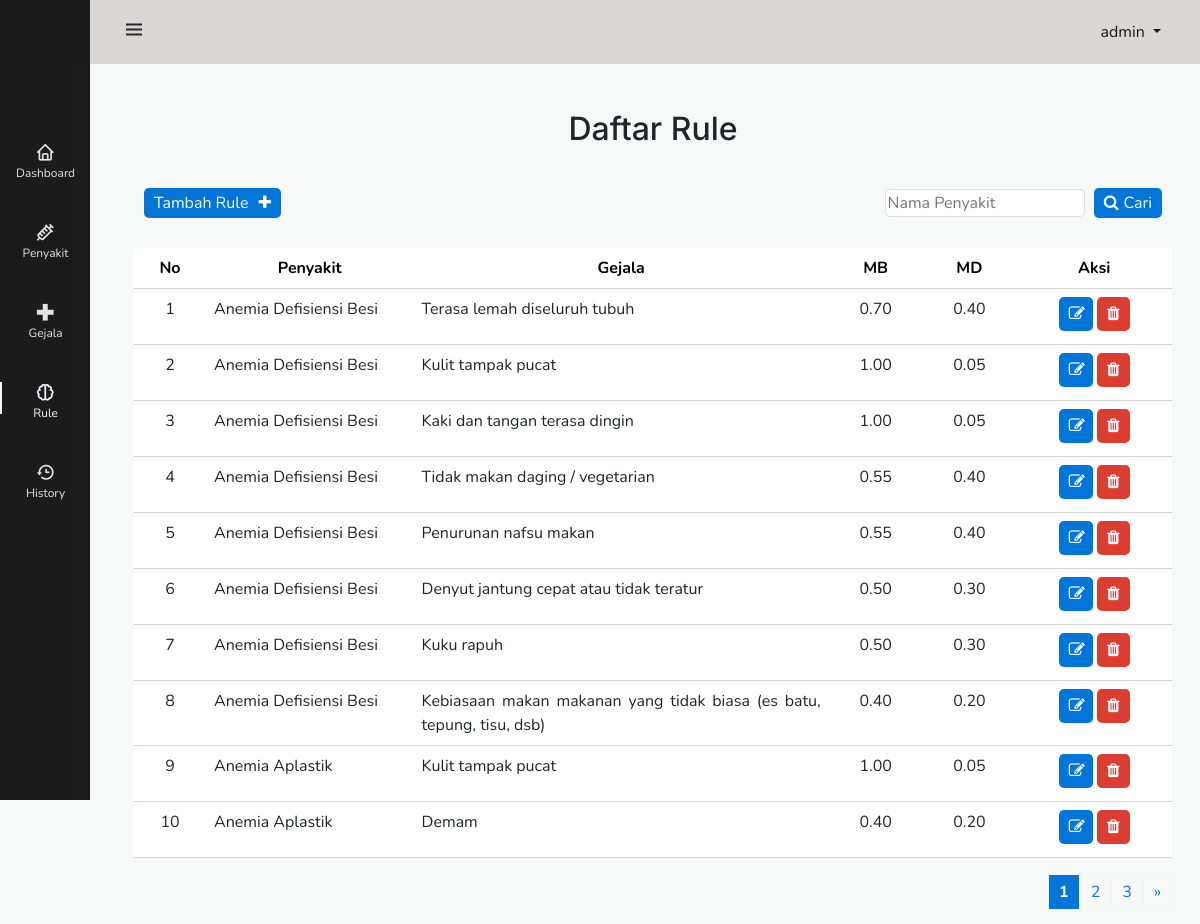
The app's page /skripsi-anemia/Admin/rule/DisplayRule.php (signed in) with its own data.
### tables this page shows
CREATE TABLE `tbl_rule` (
  `id_rule` int(11) NOT NULL,
  `id_penyakit` int(11) NOT NULL,
  `id_gejala` int(11) NOT NULL,
  `mb` double(11,2) NOT NULL,
  `md` double(11,2) NOT NULL
);

CREATE TABLE `tbl_penyakit` (
  `id_penyakit` int(11) NOT NULL,
  `nama_penyakit` varchar(255) NOT NULL,
  `srn_penyakit` varchar(1000) NOT NULL
);

CREATE TABLE `tbl_gejala` (
  `id_gejala` int(11) NOT NULL,
  `nama_gejala` varchar(255) NOT NULL
);

### skripsi-anemia/Admin/rule/DisplayRule.php (the view, shortened to what this page needs)
<?php
include '../../connect.php';
if(isset($_POST['tombolcari'])){
    $cari = $_POST['cari'];
    $_SESSION['cari'] = $cari;
}elseif (!isset($_SESSION['cari'])){
    $cari = '';
}else{
    $cari = $_SESSION['cari'];
}
?>
<!doctype html>
<html lang="en">
  <head>
    <link href="https://cdn.jsdelivr.net/npm/bootstrap@5.3.0-alpha1/dist/css/bootstrap.min.css" rel="stylesheet">
    <link rel="stylesheet" href="https://cdnjs.cloudflare.com/ajax/libs/font-awesome/4.7.0/css/font-awesome.min.css">
    <link href="../../assets/css/admin.css" rel="stylesheet">
  </head>
  <body>
    <?php include("../sidebar.php");?>
    <div class="container">
    <h1 class="judul">Daftar Rule</h1>
        <div class="searchAndRule">
        <button id="rule_btn"><a href="AddRule.php" style="color:white;">Tambah Rule<i class="fa fa-plus" style="margin-left:10px"></i></a></button>
            <div class="search_rule" style="float:right">
            <form method="POST" action="DisplayRule.php">
                    <input type="text" name="cari" placeholder="Nama Penyakit" autofocus value="<?php echo $cari; ?>">
                    <button id="cari_btn" type="submit" name="tombolcari"><i class="fa fa-search" aria-hidden="true" style="margin-right:5px"></i>Cari</button>
            </form>
            </div>
        </div>
    <div style="overflow-x:auto;">
    <table class="table">
  <thead>
    <tr>
      <th scope="col">No</th>
      <th scope="col" style="width:20%">Penyakit</th>
      <th scope="col" style="width:40%">Gejala</th>
      <th scope="col">MB</th>
      <th scope="col">MD</th>
      <th scope="col" style="width:15%">Aksi</th>
    </tr>
  </thead>
  <tbody>
    <?php
    $ambildata = mysqli_query($con,"Select * from tbl_rule rl, tbl_penyakit p, tbl_gejala g where rl.id_penyakit=p.id_penyakit AND rl.id_gejala=g.id_gejala AND p.nama_penyakit LIKE '%$cari%'");
    $jumlahData = 10;
    $totalData = mysqli_num_rows($ambildata);
    $jumlahPagination = ceil($totalData / $jumlahData);
    if(isset($_GET['halaman'])){
        $halamanAktif = $_GET['halaman'];
    }else{
        $halamanAktif=1;
    }
    $dataAwal = ($halamanAktif * $jumlahData) - $jumlahData;
    $jumlahLink=2;
    if($halamanAktif > $jumlahLink){
        $start_number = $halamanAktif - $jumlahLink;
    }else{
        $start_number = 1;
    }
    if($halamanAktif < ($jumlahPagination - $jumlahLink)){
        $end_number = $halamanAktif + $jumlahLink;
    }else{
        $end_number = $jumlahPagination;
    }
    $ambildata_perhalaman = mysqli_query($con,"Select * from tbl_rule rl, tbl_penyakit p, tbl_gejala g where rl.id_penyakit=p.id_penyakit AND rl.id_gejala=g.id_gejala AND p.nama_penyakit LIKE '%$cari%' LIMIT $dataAwal, $jumlahData");
    $nomor = 0 + $dataAwal;
    if($ambildata_perhalaman){
        while($row=mysqli_fetch_assoc($ambildata_perhalaman)){
            $nomor++;
            $id=$row['id_rule'];
            $penyakit=$row['nama_penyakit'];
            $gejala =$row['nama_gejala'];
            $MB =$row['mb'];
            $MD =$row['md'];
            echo '<tr>
                    <td scope="row" style="text-align: center;">'.$nomor.'</td>
                    <td>'.$penyakit.'</td>
                    <td>'.$gejala.'</td>
                    <td style="text-align: center;">'.$MB.'</td>
                    <td style="text-align: center;">'.$MD.'</td>
                    <td style="text-align: center;">
                    <button id="update"><a href="UpdateRule.php?ruleid='.$id.'"  style="text-decoration: none"><i class="fa fa-edit"></i></a></button>
                    <button id="delete"><a href="DeleteRule.php?ruleid='.$id.'"  style="text-decoration: none"><i class="fa fa-trash" aria-hidden="true"></i></a></button>
                    </td>
                 </tr>';
        }
    }
    ?>
  </tbody>
</table>
</div>
<div class="pagination" style="float:right;">
    <?php for($i=$start_number; $i <= $end_number ; $i++): ?>
        <?php if($halamanAktif == $i): ?>
            <a href="?halaman= <?php echo  $i;?>" style="color:white;background-color:#0275d8;font-weight:bold;">
                <?php echo  $i;?>
            </a>
        <?php else: ?>
            <a href="?halaman= <?php echo  $i;?>">
                <?php echo  $i;?>
            </a>
        <?php endif; ?>
    <?php endfor; ?>
    <?php if ($halamanAktif < $jumlahPagination): ?>
        <a href="?halaman=<?php echo $halamanAktif + 1 ?>">
            &raquo;
        </a>
    <?php endif; ?>
    </div>
    </div>
  </body>
</html>

### skripsi-anemia/Admin/sidebar.php (shortened to what this page needs)
<head>
    <link rel="stylesheet" href="https://cdn.jsdelivr.net/npm/bootstrap@5.2.3/dist/css/bootstrap.min.css"integrity="sha384-rbsA2VBKQhggwzxH7pPCaAqO46MgnOM80zW1RWuH61DGLwZJEdK2Kadq2F9CUG65">
    <link rel="stylesheet" href="https://cdn.jsdelivr.net/npm/boxicons@latest/css/boxicons.min.css" />
    <link rel="stylesheet" href="../../assets/css/sidebar.css"/>
</head>
<body id="body-pd">
<?php  $page = substr($_SERVER['SCRIPT_NAME'], strrpos($_SERVER['SCRIPT_NAME'],"/")+1); ?>
    <header class="header" id="header">
        <div class="header_toggle"> <i class='bx bx-menu' id="header-toggle"></i> </div>
        <div class="dropdown">
            <button class="dropdown-toggle" type="button" style="background-color: rgb(220, 215, 215);border:none" id="dropdownMenuButton1" data-bs-toggle="dropdown" aria-expanded="false">
            <?php echo $_SESSION['username']; ?>
            </button>
          </div>
    </header>
    <div class="l-navbar" id="nav-bar">
        <nav class="nav">
            <div> <a href="./../home/Dashboard.php" class="nav_logo"><span class="nav_logo-name">ANIMA</span> </a>
                <div class="nav_list">
                        <a href="./../home/Dashboard.php" class="nav_link <?= $page == 'Dashboard.php' ? 'active':'' ?>"> <i class='bx bx-home nav_icon'></i><span class="nav_name">Dashboard</span> </a>
                        <a href="./../penyakit/DisplayPenyakit.php" class="nav_link <?= $page == 'DisplayPenyakit.php' || $page == 'AddPenyakit.php' || $page == 'UpdatePenyakit.php' ? 'active':'' ?>"> <i class='bx bx-injection nav_icon'></i> <span class="nav_name">Penyakit</span> </a>
                        <a class="nav_link <?= $page == 'DisplayGejala.php' || $page == 'AddGejala.php' || $page == 'UpdateGejala.php' ? 'active':'' ?>" href="./../gejala/DisplayGejala.php"> <i class='bx bx-plus-medical nav_icon'></i> <span class="nav_name">Gejala</span> </a>
                        <a class="nav_link <?= $page == 'DisplayRule.php' || $page == 'AddRule.php' || $page == 'UpdateRule.php' ? 'active':'' ?>" href="./../rule/DisplayRule.php"> <i class='bx bx-brain nav_icon'></i> <span class="nav_name">Rule</span> </a>
                        <a class="nav_link <?= $page == 'DisplayHistory.php' ? 'active':'' ?>" href="./../history/DisplayHistory.php"> <i class='bx bx-history nav_icon'></i> <span class="nav_name">History</span> </a>
                </div>
            </div>
        </nav>
    </div>
</body>

### skripsi-anemia/assets/css/admin.css (style rules this page uses)
body { background-color: rgba(202, 204, 206, 0.137) !important; }
#rule_btn a { color: white; }
#update { padding: 5px 8px 5px 10px; background-color: #0275d8; border-radius: 5px; border: 1px white; }
#delete { padding: 5px 10px 5px 10px; background-color: #dc3d31; border-radius: 5px; border: 1px white; }
table { border-collapse: collapse; border-spacing: 0; width: 100%; }
#update a { color: white; font-size: 16px; }
#delete a { color: white; font-size: 16px; }
#cari_btn { background-color: #0275d8; border-radius: 5px; color: white; border: none; padding: 3px 10px 3px 10px; margin-right: 10px; }
.table th { color: black; border-bottom: 1px solid rgb(216, 212, 212); text-align: center; }
.table td { border-bottom: 1px solid rgb(216, 212, 212); text-align: justify; }
.judul { font-size: 32px; margin-bottom: 40px; font-weight: 500; font-family: 'Inter', sans-serif; text-align: center; }
.pagination a { text-decoration: none; padding: 5px 10px 5px 10px; border: 0.01em solid whitesmoke; }
.searchAndRule { margin-bottom: 30px; }
.container { margin-top: 80px; border-radius: 20px; padding-top: 30px; padding-bottom: 50px; }
.search_rule input { border-radius: 5px; border: 0.1em solid rgba(107, 107, 107, 0.221); margin-right: 5px; }
#rule_btn { background-color: #0275d8; border-radius: 5px; border: none; padding: 3px 10px 3px 10px; margin-left: 10px; }
@media screen and (max-width: 1200px) { #update { margin-bottom: 5px; } }

### skripsi-anemia/assets/css/sidebar.css (style rules this page uses)
:root { --header-height: 3rem;--nav-width: 90px; --first-color: #202122f8; --first-color-light: #e3e3e6;--white-color: #F7F6FB; --body-font: 'Nunito', sans-serif; --normal-font-size: 1rem;--z-fixed: 100 }
body { position: relative; margin: var(--header-height) 0 0 0; padding: 0 1rem; font-family: var(--body-font); font-size: var(--normal-font-size); transition: .5s }
a { text-decoration: none }
.header { width: 100%; height: var(--header-height); position: fixed;top: 0; left: 0; display: flex; align-items: center; justify-content: space-between; padding: 0 1rem; background-color:rgb(220, 215, 215); z-index: var(--z-fixed); transition: .5s }
.header_toggle { color: var(--first-color); font-size: 1.5rem; cursor: pointer }
.l-navbar { position: fixed; top: 0; left: -30%; width: var(--nav-width); height: 100vh; background-color: #171616f8; padding: .5rem 1rem 0 0; transition: .5s; z-index: var(--z-fixed) }
.nav { height: 100%; display: flex; flex-direction: column; justify-content: space-between; overflow: hidden; background-color:#1c1b1ba9; }
.nav_logo { text-decoration: none; display: grid;grid-template-columns: max-content max-content; align-items: center; column-gap: 1rem; padding: 1.5rem 0 .5rem 5rem; }
.nav_link { text-decoration: none; display: flex; flex-direction: column; column-gap: 1rem; padding: .5rem 0 .5rem 1rem; }
.nav_name { font-size: 12px; text-align: center; margin-right: 150px; padding-top: 2px; }
.nav_logo { margin-bottom: 2rem }
.nav_link { position: relative; color: var(--first-color-light); margin-bottom: 1.5rem; transition: .3s; }
.nav_icon { font-size: 1.25rem; align-items:center; padding-left: 1.2rem; }
.active { color: var(--white-color) }
.active::before { content: ''; position: absolute; left: 0 ;width: 2px;height: 32px ;background-color: var(--white-color) }
.dropdown button { color:rgb(23, 23, 23); background-color: #e3e3e6; border-color: #e3e3e6; }
.dropdown-toggle { text-align: right !important; margin-right: 1px !important; }
@media screen and (min-width: 768px) { body { margin: calc(var(--header-height) + 1rem) 0 0 0; padding-left: calc(var(--nav-width) + 2rem); } }
@media screen and (min-width: 768px) { .header { height: calc(var(--header-height) + 1rem); padding: 0 2rem 0 calc(var(--nav-width) + 2rem); } }
@media screen and (min-width: 768px) { .l-navbar { left: 0;padding: 1rem 1rem 0 0; } }

### records on screen
tbl_rule: id_penyakit.nama_penyakit "Anemia Defisiensi Besi", id_gejala.nama_gejala "Terasa lemah diseluruh tubuh", mb "0.70", md "0.40"
tbl_rule: id_penyakit.nama_penyakit "Anemia Defisiensi Besi", id_gejala.nama_gejala "Kulit tampak pucat", mb "1.00", md "0.05"
tbl_rule: id_penyakit.nama_penyakit "Anemia Defisiensi Besi", id_gejala.nama_gejala "Kaki dan tangan terasa dingin", mb "1.00", md "0.05"
tbl_rule: id_penyakit.nama_penyakit "Anemia Defisiensi Besi", id_gejala.nama_gejala "Tidak makan daging / vegetarian", mb "0.55", md "0.40"
tbl_rule: id_penyakit.nama_penyakit "Anemia Defisiensi Besi", id_gejala.nama_gejala "Penurunan nafsu makan", mb "0.55", md "0.40"
tbl_rule: id_penyakit.nama_penyakit "Anemia Defisiensi Besi", id_gejala.nama_gejala "Denyut jantung cepat atau tidak teratur", mb "0.50", md "0.30"
tbl_rule: id_penyakit.nama_penyakit "Anemia Defisiensi Besi", id_gejala.nama_gejala "Kuku rapuh", mb "0.50", md "0.30"
tbl_rule: id_penyakit.nama_penyakit "Anemia Defisiensi Besi", id_gejala.nama_gejala "Kebiasaan makan makanan yang tidak biasa (es batu, tepung, tisu, dsb)", mb "0.40", md "0.20"
tbl_rule: id_penyakit.nama_penyakit "Anemia Aplastik", id_gejala.nama_gejala "Kulit tampak pucat", mb "1.00", md "0.05"
tbl_rule: id_penyakit.nama_penyakit "Anemia Aplastik", id_gejala.nama_gejala "Demam", mb "0.40", md "0.20"

### other values on screen
$_SESSION['username'] "admin"
